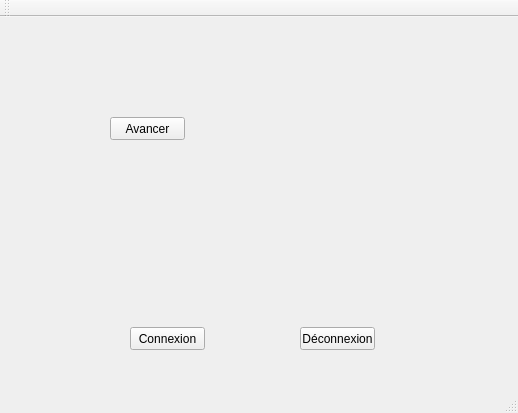
<?xml version="1.0" encoding="UTF-8"?>
<ui version="4.0">
 <class>MainWindow</class>
 <widget class="QMainWindow" name="MainWindow">
  <property name="geometry">
   <rect>
    <x>0</x>
    <y>0</y>
    <width>518</width>
    <height>413</height>
   </rect>
  </property>
  <property name="windowTitle">
   <string>MainWindow</string>
  </property>
  <widget class="QWidget" name="centralWidget">
   <widget class="QPushButton" name="pushCo">
    <property name="geometry">
     <rect>
      <x>130</x>
      <y>310</y>
      <width>75</width>
      <height>23</height>
     </rect>
    </property>
    <property name="text">
     <string>Connexion</string>
    </property>
   </widget>
   <widget class="QPushButton" name="pushCo_2">
    <property name="geometry">
     <rect>
      <x>300</x>
      <y>310</y>
      <width>75</width>
      <height>23</height>
     </rect>
    </property>
    <property name="text">
     <string>Déconnexion</string>
    </property>
   </widget>
   <widget class="QPushButton" name="pushButton">
    <property name="geometry">
     <rect>
      <x>110</x>
      <y>100</y>
      <width>75</width>
      <height>23</height>
     </rect>
    </property>
    <property name="text">
     <string>Avancer</string>
    </property>
   </widget>
  </widget>
  <widget class="QMenuBar" name="menuBar">
   <property name="geometry">
    <rect>
     <x>0</x>
     <y>0</y>
     <width>518</width>
     <height>21</height>
    </rect>
   </property>
  </widget>
  <widget class="QToolBar" name="mainToolBar">
   <attribute name="toolBarArea">
    <enum>TopToolBarArea</enum>
   </attribute>
   <attribute name="toolBarBreak">
    <bool>false</bool>
   </attribute>
  </widget>
  <widget class="QStatusBar" name="statusBar"/>
 </widget>
 <layoutdefault spacing="6" margin="11"/>
 <resources/>
 <connections>
  <connection>
   <sender>pushCo</sender>
   <signal>clicked()</signal>
   <receiver>MainWindow</receiver>
   <slot>connect()</slot>
   <hints>
    <hint type="sourcelabel">
     <x>161</x>
     <y>348</y>
    </hint>
    <hint type="destinationlabel">
     <x>238</x>
     <y>217</y>
    </hint>
   </hints>
  </connection>
  <connection>
   <sender>pushCo_2</sender>
   <signal>clicked()</signal>
   <receiver>MainWindow</receiver>
   <slot>disconnect()</slot>
   <hints>
    <hint type="sourcelabel">
     <x>336</x>
     <y>360</y>
    </hint>
    <hint type="destinationlabel">
     <x>352</x>
     <y>263</y>
    </hint>
   </hints>
  </connection>
  <connection>
   <sender>pushButton</sender>
   <signal>clicked()</signal>
   <receiver>MainWindow</receiver>
   <slot>avancer()</slot>
   <hints>
    <hint type="sourcelabel">
     <x>137</x>
     <y>145</y>
    </hint>
    <hint type="destinationlabel">
     <x>70</x>
     <y>258</y>
    </hint>
   </hints>
  </connection>
 </connections>
 <slots>
  <slot>connect()</slot>
  <slot>disconnect()</slot>
  <slot>avancer()</slot>
 </slots>
</ui>
